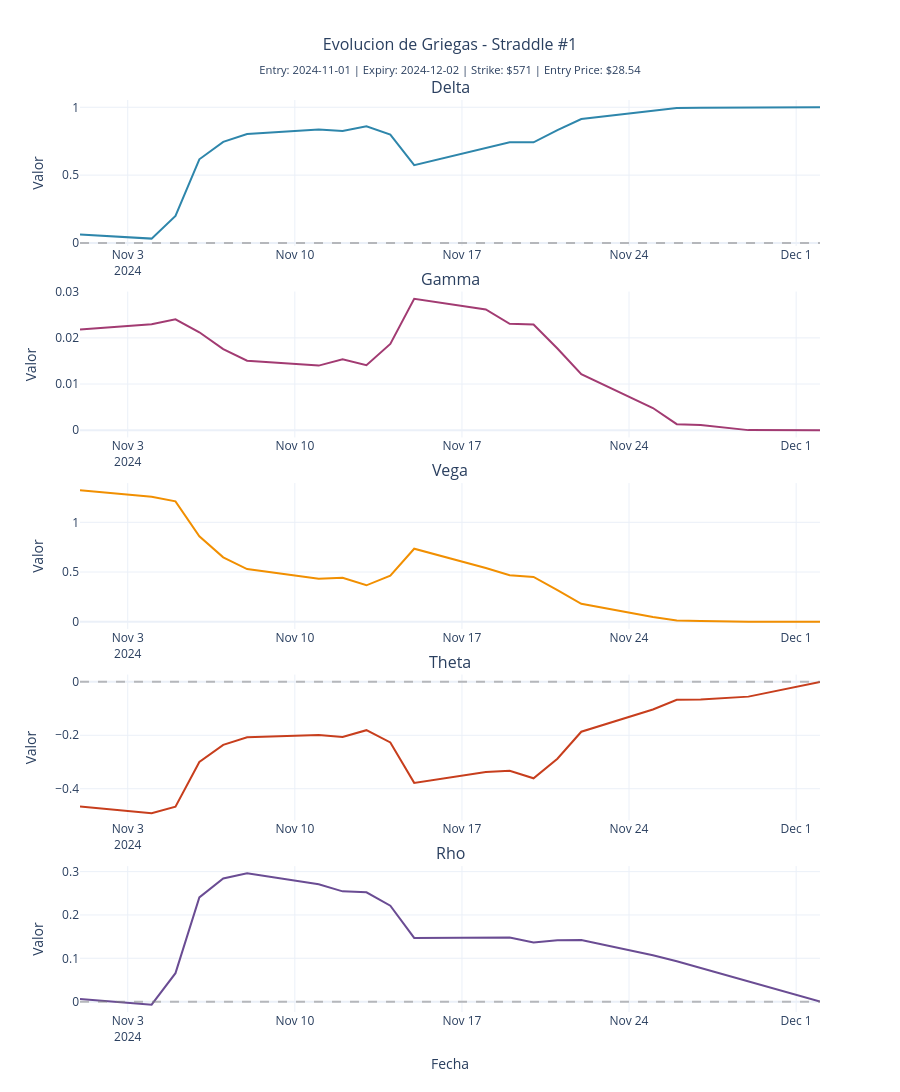

Notebook code cell kept with this figure:
### Code cell
# Ejemplo: Visualizar la evolucion de las griegas del primer straddle (indice 0)
# Cambia el indice para ver otros straddles (0 a 52 para este backtest de 53 trades)

STRADDLE_INDEX = 0  # Cambiar este valor para seleccionar otro straddle

print(f"Visualizando evolucion de griegas para el Straddle #{STRADDLE_INDEX + 1}")
print(f"Total de straddles disponibles: {len(results.trades)}")
print()

greeks_df = plot_greeks_evolution(STRADDLE_INDEX, results, market_data)

### Figure 1 — Plotly figure (JSON) as saved in the notebook; plotly's stock layout.template omitted (floating-point values rounded to 4 significant figures)
{"data": [{"hovertemplate": "<b>Fecha:</b> %{x|%Y-%m-%d}<br><b>Delta:</b> %{y:.4f}<br><extra></extra>", "line": {"color": "#2E86AB", "width": 2}, "mode": "lines", "name": "Delta", "type": "scatter", "x": ["2024-11-01T00:00:00", "2024-11-04T00:00:00", "2024-11-05T00:00:00", "2024-11-06T00:00:00", "2024-11-07T00:00:00", "2024-11-08T00:00:00", "2024-11-11T00:00:00", "2024-11-12T00:00:00", "2024-11-13T00:00:00", "2024-11-14T00:00:00", "2024-11-15T00:00:00", "2024-11-18T00:00:00", "2024-11-19T00:00:00", "2024-11-20T00:00:00", "2024-11-21T00:00:00", "2024-11-22T00:00:00", "2024-11-25T00:00:00", "2024-11-26T00:00:00", "2024-11-27T00:00:00", "2024-11-29T00:00:00", "2024-12-02T00:00:00"], "xaxis": "x", "y": [0.0636, 0.0323, 0.1993, 0.617, 0.7456, 0.8037, 0.8369, 0.8262, 0.8593, 0.7985, 0.5739, 0.6963, 0.7424, 0.742, 0.8323, 0.9138, 0.9778, 0.9953, 0.9964, 0.9999, 1], "yaxis": "y"}, {"hovertemplate": "<b>Fecha:</b> %{x|%Y-%m-%d}<br><b>Gamma:</b> %{y:.4f}<br><extra></extra>", "line": {"color": "#A23B72", "width": 2}, "mode": "lines", "name": "Gamma", "type": "scatter", "x": ["2024-11-01T00:00:00", "2024-11-04T00:00:00", "2024-11-05T00:00:00", "2024-11-06T00:00:00", "2024-11-07T00:00:00", "2024-11-08T00:00:00", "2024-11-11T00:00:00", "2024-11-12T00:00:00", "2024-11-13T00:00:00", "2024-11-14T00:00:00", "2024-11-15T00:00:00", "2024-11-18T00:00:00", "2024-11-19T00:00:00", "2024-11-20T00:00:00", "2024-11-21T00:00:00", "2024-11-22T00:00:00", "2024-11-25T00:00:00", "2024-11-26T00:00:00", "2024-11-27T00:00:00", "2024-11-29T00:00:00", "2024-12-02T00:00:00"], "xaxis": "x2", "y": [0.02182, 0.02296, 0.02403, 0.02121, 0.01755, 0.01506, 0.01399, 0.01535, 0.01406, 0.01867, 0.02846, 0.02617, 0.02305, 0.02288, 0.01769, 0.01215, 0.004796, 0.001295, 0.001131, 6.154e-06, 0], "yaxis": "y2"}, {"hovertemplate": "<b>Fecha:</b> %{x|%Y-%m-%d}<br><b>Vega:</b> %{y:.4f}<br><extra></extra>", "line": {"color": "#F18F01", "width": 2}, "mode": "lines", "name": "Vega", "type": "scatter", "x": ["2024-11-01T00:00:00", "2024-11-04T00:00:00", "2024-11-05T00:00:00", "2024-11-06T00:00:00", "2024-11-07T00:00:00", "2024-11-08T00:00:00", "2024-11-11T00:00:00", "2024-11-12T00:00:00", "2024-11-13T00:00:00", "2024-11-14T00:00:00", "2024-11-15T00:00:00", "2024-11-18T00:00:00", "2024-11-19T00:00:00", "2024-11-20T00:00:00", "2024-11-21T00:00:00", "2024-11-22T00:00:00", "2024-11-25T00:00:00", "2024-11-26T00:00:00", "2024-11-27T00:00:00", "2024-11-29T00:00:00", "2024-12-02T00:00:00"], "xaxis": "x3", "y": [1.322, 1.257, 1.211, 0.8588, 0.648, 0.5294, 0.4319, 0.4409, 0.366, 0.4639, 0.7341, 0.5409, 0.4677, 0.4501, 0.317, 0.18, 0.04794, 0.01083, 0.007832, 2.481e-05, 0], "yaxis": "y3"}, {"hovertemplate": "<b>Fecha:</b> %{x|%Y-%m-%d}<br><b>Theta:</b> %{y:.4f}<br><extra></extra>", "line": {"color": "#C73E1D", "width": 2}, "mode": "lines", "name": "Theta", "type": "scatter", "x": ["2024-11-01T00:00:00", "2024-11-04T00:00:00", "2024-11-05T00:00:00", "2024-11-06T00:00:00", "2024-11-07T00:00:00", "2024-11-08T00:00:00", "2024-11-11T00:00:00", "2024-11-12T00:00:00", "2024-11-13T00:00:00", "2024-11-14T00:00:00", "2024-11-15T00:00:00", "2024-11-18T00:00:00", "2024-11-19T00:00:00", "2024-11-20T00:00:00", "2024-11-21T00:00:00", "2024-11-22T00:00:00", "2024-11-25T00:00:00", "2024-11-26T00:00:00", "2024-11-27T00:00:00", "2024-11-29T00:00:00", "2024-12-02T00:00:00"], "xaxis": "x4", "y": [-0.4663, -0.4916, -0.4672, -0.3002, -0.236, -0.2073, -0.1985, -0.2061, -0.1808, -0.2268, -0.3781, -0.3377, -0.333, -0.3609, -0.2878, -0.1867, -0.1036, -0.06737, -0.06606, -0.0553, 0], "yaxis": "y4"}, {"hovertemplate": "<b>Fecha:</b> %{x|%Y-%m-%d}<br><b>Rho:</b> %{y:.4f}<br><extra></extra>", "line": {"color": "#6A4C93", "width": 2}, "mode": "lines", "name": "Rho", "type": "scatter", "x": ["2024-11-01T00:00:00", "2024-11-04T00:00:00", "2024-11-05T00:00:00", "2024-11-06T00:00:00", "2024-11-07T00:00:00", "2024-11-08T00:00:00", "2024-11-11T00:00:00", "2024-11-12T00:00:00", "2024-11-13T00:00:00", "2024-11-14T00:00:00", "2024-11-15T00:00:00", "2024-11-18T00:00:00", "2024-11-19T00:00:00", "2024-11-20T00:00:00", "2024-11-21T00:00:00", "2024-11-22T00:00:00", "2024-11-25T00:00:00", "2024-11-26T00:00:00", "2024-11-27T00:00:00", "2024-11-29T00:00:00", "2024-12-02T00:00:00"], "xaxis": "x5", "y": [0.006208, -0.007085, 0.0657, 0.2406, 0.2843, 0.296, 0.2707, 0.2545, 0.2523, 0.2213, 0.1469, 0.1491, 0.1481, 0.1366, 0.1415, 0.1421, 0.1069, 0.09334, 0.07788, 0.04691, 0], "yaxis": "y5"}], "layout": {"annotations": [{"font": {"size": 16}, "showarrow": false, "text": "Delta", "x": 0.5, "xanchor": "center", "xref": "paper", "y": 1, "yanchor": "bottom", "yref": "paper"}, {"font": {"size": 16}, "showarrow": false, "text": "Gamma", "x": 0.5, "xanchor": "center", "xref": "paper", "y": 0.79, "yanchor": "bottom", "yref": "paper"}, {"font": {"size": 16}, "showarrow": false, "text": "Vega", "x": 0.5, "xanchor": "center", "xref": "paper", "y": 0.58, "yanchor": "bottom", "yref": "paper"}, {"font": {"size": 16}, "showarrow": false, "text": "Theta", "x": 0.5, "xanchor": "center", "xref": "paper", "y": 0.37, "yanchor": "bottom", "yref": "paper"}, {"font": {"size": 16}, "showarrow": false, "text": "Rho", "x": 0.5, "xanchor": "center", "xref": "paper", "y": 0.16, "yanchor": "bottom", "yref": "paper"}], "height": 1200, "hovermode": "x unified", "shapes": [{"line": {"color": "gray", "dash": "dash"}, "opacity": 0.5, "type": "line", "x0": 0, "x1": 1, "xref": "x domain", "y0": 0, "y1": 0, "yref": "y"}, {"line": {"color": "gray", "dash": "dash"}, "opacity": 0.5, "type": "line", "x0": 0, "x1": 1, "xref": "x4 domain", "y0": 0, "y1": 0, "yref": "y4"}, {"line": {"color": "gray", "dash": "dash"}, "opacity": 0.5, "type": "line", "x0": 0, "x1": 1, "xref": "x5 domain", "y0": 0, "y1": 0, "yref": "y5"}], "showlegend": false, "title": {"font": {"size": 16}, "text": "Evolucion de Griegas - Straddle #1<br><sub>Entry: 2024-11-01 | Expiry: 2024-12-02 | Strike: $571 | Entry Price: $28.54</sub>", "x": 0.5}, "xaxis": {"anchor": "y", "domain": [0, 1]}, "xaxis2": {"anchor": "y2", "domain": [0, 1]}, "xaxis3": {"anchor": "y3", "domain": [0, 1]}, "xaxis4": {"anchor": "y4", "domain": [0, 1]}, "xaxis5": {"anchor": "y5", "domain": [0, 1], "title": {"text": "Fecha"}}, "yaxis": {"anchor": "x", "domain": [0.84, 1], "title": {"text": "Valor"}}, "yaxis2": {"anchor": "x2", "domain": [0.63, 0.79], "title": {"text": "Valor"}}, "yaxis3": {"anchor": "x3", "domain": [0.42, 0.58], "title": {"text": "Valor"}}, "yaxis4": {"anchor": "x4", "domain": [0.21, 0.37], "title": {"text": "Valor"}}, "yaxis5": {"anchor": "x5", "domain": [0, 0.16], "title": {"text": "Valor"}}}}
